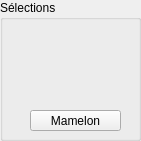
    <widget class="QGroupBox" name="groupBox_12">
     <property name="geometry">
      <rect>
       <x>-170</x>
       <y>30</y>
       <width>141</width>
       <height>141</height>
      </rect>
     </property>
     <property name="font">
      <font>
       <pointsize>9</pointsize>
      </font>
     </property>
     <property name="title">
      <string>Sélections</string>
     </property>
     <widget class="QPushButton" name="Mamelon2_Button">
      <property name="geometry">
       <rect>
        <x>30</x>
        <y>110</y>
        <width>91</width>
        <height>21</height>
       </rect>
      </property>
      <property name="font">
       <font>
        <pointsize>9</pointsize>
       </font>
      </property>
      <property name="text">
       <string>Mamelon</string>
      </property>
     </widget>
     <widget class="QGroupBox" name="groupBox_14">
      <property name="geometry">
       <rect>
        <x>40</x>
        <y>320</y>
        <width>151</width>
        <height>141</height>
       </rect>
      </property>
      <property name="font">
       <font>
        <pointsize>9</pointsize>
       </font>
      </property>
      <property name="title">
       <string>Sélections</string>
      </property>
      <widget class="QPushButton" name="Anomalie1_Button_5">
       <property name="geometry">
        <rect>
         <x>30</x>
         <y>20</y>
         <width>91</width>
         <height>21</height>
        </rect>
       </property>
       <property name="font">
        <font>
         <pointsize>9</pointsize>
        </font>
       </property>
       <property name="text">
        <string>Anomalie 1</string>
       </property>
      </widget>
      <widget class="QPushButton" name="Anomalie2_Button_5">
       <property name="geometry">
        <rect>
         <x>30</x>
         <y>50</y>
         <width>91</width>
         <height>21</height>
        </rect>
       </property>
       <property name="font">
        <font>
         <pointsize>9</pointsize>
        </font>
       </property>
       <property name="text">
        <string>Anomalie 2</string>
       </property>
      </widget>
      <widget class="QPushButton" name="Anomalie3_Button_5">
       <property name="geometry">
        <rect>
         <x>30</x>
         <y>80</y>
         <width>91</width>
         <height>21</height>
        </rect>
       </property>
       <property name="font">
        <font>
         <pointsize>9</pointsize>
        </font>
       </property>
       <property name="text">
        <string>Anomalie 3</string>
       </property>
      </widget>
      <widget class="QPushButton" name="Mamelon2_Button_5">
       <property name="geometry">
        <rect>
         <x>30</x>
         <y>110</y>
         <width>91</width>
         <height>21</height>
        </rect>
       </property>
       <property name="font">
        <font>
         <pointsize>9</pointsize>
        </font>
       </property>
       <property name="text">
        <string>Mamelon</string>
       </property>
      </widget>
     </widget>
    </widget>
